Frame 1 (no input): blank canvas, image omitted
Frame 60 (the mouse pressed at the canvas centre just before this capture): blank canvas, image omitted
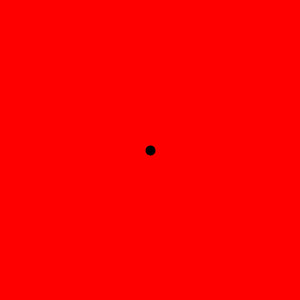
Frame 120 (the mouse held since frame 60 and released just before this capture)

The Processing sketch whose frames 1 and 60 were blank and that drew this single picture after the mouse press (run headless with seeded random() and noise(); from frame 60 on, the mouse is pressed at the canvas centre):

// Processing sketch: mardi_11_d_bg_background
// ── mardi_11_d_bg_background.pde
void setup() {
  size(300,300) ;
}


void draw() {
  /*
  Quatre méthodes pour intervenir sur la couleur du background
  ceux sont les mêmes pour fill(,), stroke(,) et background(,) de Processing
  */
  // bg(255) ; // gris
  // bg(255, 10) ; // gris, alpha
  bg(255,0,0) ; // RVB
  // bg(255,0,0,10) ; // RVBalpha
  stroke(0) ;
  strokeWeight(10) ;
  point(mouseX,mouseY) ;
}
// ── bg.pde
void bg(float gris) {
  bg(gris, gris, gris, g.colorModeA)  ;
}

void bg(float gris, float alpha) {
  bg(gris, gris, gris, alpha)  ;
}

void bg(float rouge, float vert, float bleu) {
  bg(rouge, vert, bleu, g.colorModeA)  ;
}

void bg(float rouge, float vert, float bleu, float alpha) {
  fill(rouge, vert, bleu, alpha)  ;
  noStroke() ;
  rect(0,0, width, height) ;
}
